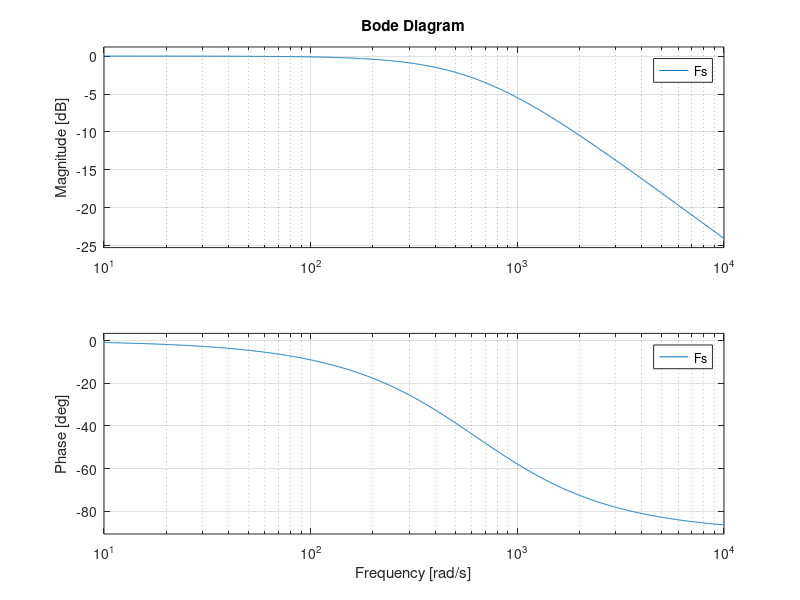

Write the MATLAB code that produced this figure.
%% fitler design stuff

fs = 200;
fc = fs/2;
wc = 2*pi*fc;

Fs = tf([0 wc], [1 wc])
bode(Fs)

Ts = 1/200;
Fz = c2d(Fs, Ts, 'tustin')